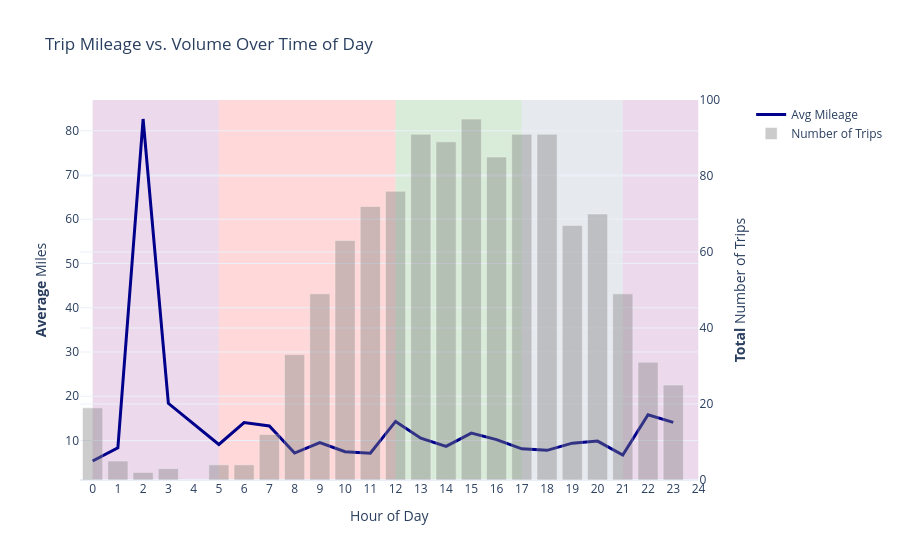

The cell this chart's notebook holds for it:
### Markdown cell above
2 am has the highest average miles travelled

### Code cell
# milage vs umber ot trips

mileage_counts = df.groupby('hour')['MILES'].agg(['mean', 'count']).reset_index()

fig = make_subplots(specs=[[{"secondary_y": True}]])

#Milage (Primary y Axis)
fig.add_trace(
    go.Scatter(
        x=mileage_counts['hour'], 
        y=mileage_counts['mean'], 
        name="Avg Mileage", 
        line=dict(color='darkblue', width=3)
    ),
    secondary_y=False,
)

#Add Number of Trips (Secondary Axis)
fig.add_trace(
    go.Bar(
        x=mileage_counts['hour'], 
        y=mileage_counts['count'], 
        name="Number of Trips", 
        marker_color='gray', 
        opacity=0.4
    ),
    secondary_y=True,
)

#Add your background color time of the day
rects = [
    (0, 5,  'purple'),   # Night part 1
    (5, 12, 'red'),      # Morning
    (12, 17, 'green'),   # Afternoon
    (17, 21, "#597194"), # Evening
    (21, 24, 'purple')   # Night part 2
]

for start, end, color in rects:
    fig.add_vrect(
        x0=start, x1=end, 
        fillcolor=color, opacity=0.15, # Lower opacity so bars are visible
        layer="below", line_width=0
    )

fig.update_layout(
    title_text="Trip Mileage vs. Volume Over Time of Day",
    xaxis_title="Hour of Day",
    template='plotly_white'
)

fig.update_yaxes(title_text="<b>Average</b> Miles", secondary_y=False)
fig.update_yaxes(title_text="<b>Total</b> Number of Trips", secondary_y=True)
fig.update_xaxes(dtick=1)

fig.show()

### Figure 1 — Plotly figure (JSON) as saved in the notebook; plotly's stock layout.template omitted (floating-point values rounded to 4 significant figures)
{"data": [{"line": {"color": "darkblue", "width": 3}, "name": "Avg Mileage", "type": "scatter", "x": [0, 1, 2, 3, 5, 6, 7, 8, 9, 10, 11, 12, 13, 14, 15, 16, 17, 18, 19, 20, 21, 22, 23], "xaxis": "x", "y": [5.368, 8.36, 82.65, 18.4, 9.1, 14.05, 13.28, 7.158, 9.508, 7.452, 7.111, 14.31, 10.51, 8.669, 11.67, 10.21, 8.109, 7.781, 9.401, 9.861, 6.735, 15.82, 14.08], "yaxis": "y"}, {"marker": {"color": "gray"}, "name": "Number of Trips", "opacity": 0.4, "type": "bar", "x": [0, 1, 2, 3, 5, 6, 7, 8, 9, 10, 11, 12, 13, 14, 15, 16, 17, 18, 19, 20, 21, 22, 23], "xaxis": "x", "y": [19, 5, 2, 3, 4, 4, 12, 33, 49, 63, 72, 76, 91, 89, 95, 85, 91, 91, 67, 70, 49, 31, 25], "yaxis": "y2"}], "layout": {"shapes": [{"fillcolor": "purple", "layer": "below", "line": {"width": 0}, "opacity": 0.15, "type": "rect", "x0": 0, "x1": 5, "xref": "x", "y0": 0, "y1": 1, "yref": "y domain"}, {"fillcolor": "red", "layer": "below", "line": {"width": 0}, "opacity": 0.15, "type": "rect", "x0": 5, "x1": 12, "xref": "x", "y0": 0, "y1": 1, "yref": "y domain"}, {"fillcolor": "green", "layer": "below", "line": {"width": 0}, "opacity": 0.15, "type": "rect", "x0": 12, "x1": 17, "xref": "x", "y0": 0, "y1": 1, "yref": "y domain"}, {"fillcolor": "#597194", "layer": "below", "line": {"width": 0}, "opacity": 0.15, "type": "rect", "x0": 17, "x1": 21, "xref": "x", "y0": 0, "y1": 1, "yref": "y domain"}, {"fillcolor": "purple", "layer": "below", "line": {"width": 0}, "opacity": 0.15, "type": "rect", "x0": 21, "x1": 24, "xref": "x", "y0": 0, "y1": 1, "yref": "y domain"}], "title": {"text": "Trip Mileage vs. Volume Over Time of Day"}, "xaxis": {"anchor": "y", "domain": [0, 0.94], "dtick": 1, "title": {"text": "Hour of Day"}}, "yaxis": {"anchor": "x", "domain": [0, 1], "title": {"text": "<b>Average</b> Miles"}}, "yaxis2": {"anchor": "x", "overlaying": "y", "side": "right", "title": {"text": "<b>Total</b> Number of Trips"}}}}
